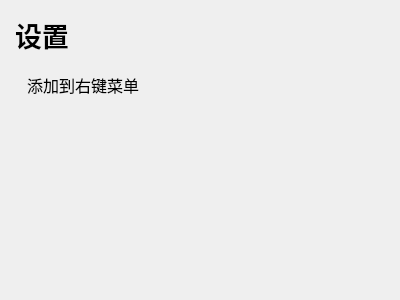
<?xml version="1.0" encoding="UTF-8"?>
<ui version="4.0">
 <class>SettingPage</class>
 <widget class="QWidget" name="SettingPage">
  <property name="geometry">
   <rect>
    <x>0</x>
    <y>0</y>
    <width>400</width>
    <height>300</height>
   </rect>
  </property>
  <property name="windowTitle">
   <string>Form</string>
  </property>
  <layout class="QVBoxLayout" name="verticalLayout">
   <property name="leftMargin">
    <number>15</number>
   </property>
   <property name="topMargin">
    <number>15</number>
   </property>
   <property name="rightMargin">
    <number>15</number>
   </property>
   <property name="bottomMargin">
    <number>15</number>
   </property>
   <item>
    <widget class="ElaText" name="label_2">
     <property name="sizePolicy">
      <sizepolicy hsizetype="Preferred" vsizetype="Fixed">
       <horstretch>0</horstretch>
       <verstretch>0</verstretch>
      </sizepolicy>
     </property>
     <property name="font">
      <font>
       <pointsize>20</pointsize>
       <bold>true</bold>
      </font>
     </property>
     <property name="text">
      <string>设置</string>
     </property>
    </widget>
   </item>
   <item>
    <widget class="ElaScrollPageArea" name="widget" native="true">
     <layout class="QHBoxLayout" name="horizontalLayout">
      <property name="leftMargin">
       <number>12</number>
      </property>
      <property name="topMargin">
       <number>12</number>
      </property>
      <property name="rightMargin">
       <number>12</number>
      </property>
      <property name="bottomMargin">
       <number>12</number>
      </property>
      <item>
       <widget class="ElaText" name="label">
        <property name="font">
         <font>
          <pointsize>12</pointsize>
         </font>
        </property>
        <property name="text">
         <string>添加到右键菜单</string>
        </property>
       </widget>
      </item>
      <item>
       <widget class="ElaToggleSwitch" name="ToggleSwitch_RightClickMenu" native="true"/>
      </item>
     </layout>
    </widget>
   </item>
   <item>
    <spacer name="verticalSpacer">
     <property name="orientation">
      <enum>Qt::Orientation::Vertical</enum>
     </property>
     <property name="sizeHint" stdset="0">
      <size>
       <width>20</width>
       <height>40</height>
      </size>
     </property>
    </spacer>
   </item>
  </layout>
 </widget>
 <customwidgets>
  <customwidget>
   <class>ElaText</class>
   <extends>QLabel</extends>
   <header location="global">elatext.h</header>
  </customwidget>
  <customwidget>
   <class>ElaScrollPageArea</class>
   <extends>QWidget</extends>
   <header location="global">elascrollpagearea.h</header>
   <container>1</container>
  </customwidget>
  <customwidget>
   <class>ElaToggleSwitch</class>
   <extends>QWidget</extends>
   <header location="global">elatoggleswitch.h</header>
   <container>1</container>
  </customwidget>
 </customwidgets>
 <resources/>
 <connections/>
</ui>
